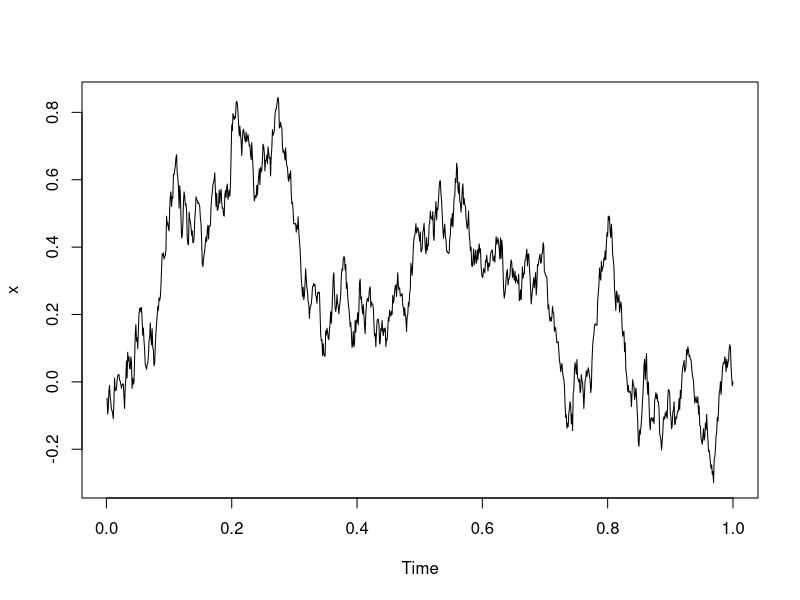

Write R code to recreate this figure.
# r2py crawler metadata
# package: e1071
# source_type: rd_example
# topic: rbridge.Rd
# source_file: C:\Users\bened\AppData\Local\R\win-library\4.5\e1071\help
# lines: 5

suppressPackageStartupMessages(library(e1071))
# simulate a Brownian bridge on [0,1] and plot it

x <- rbridge()
plot(x,type="l")
